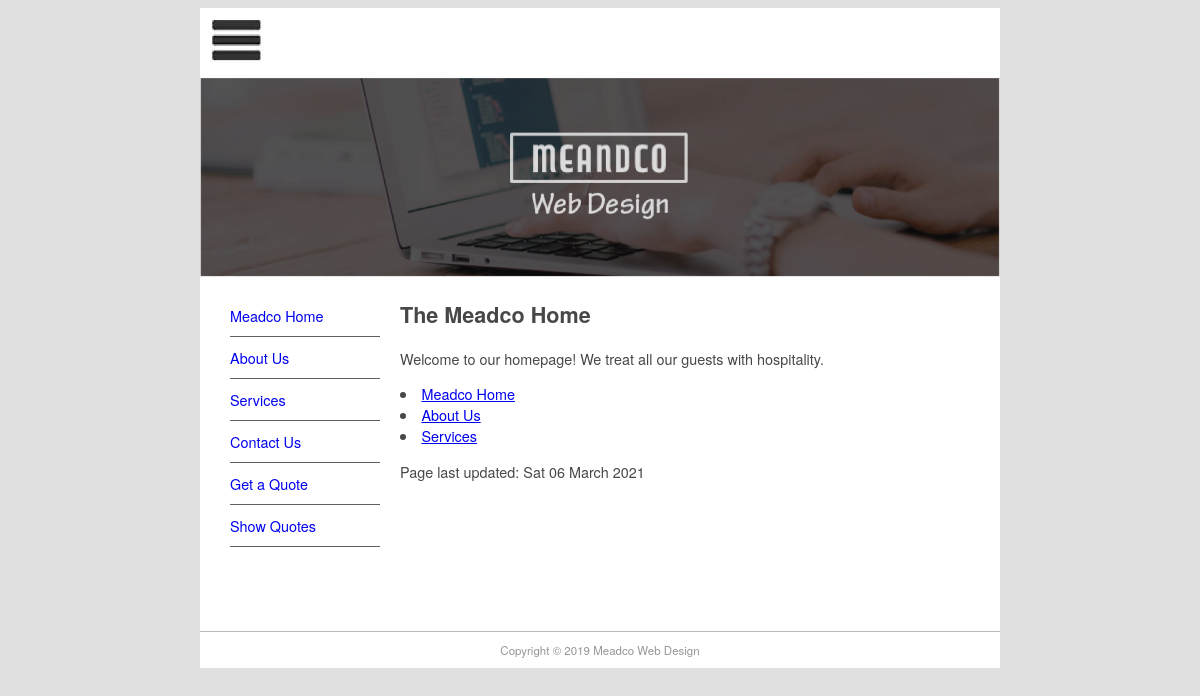
/, run on an earlier commit of the app's database.
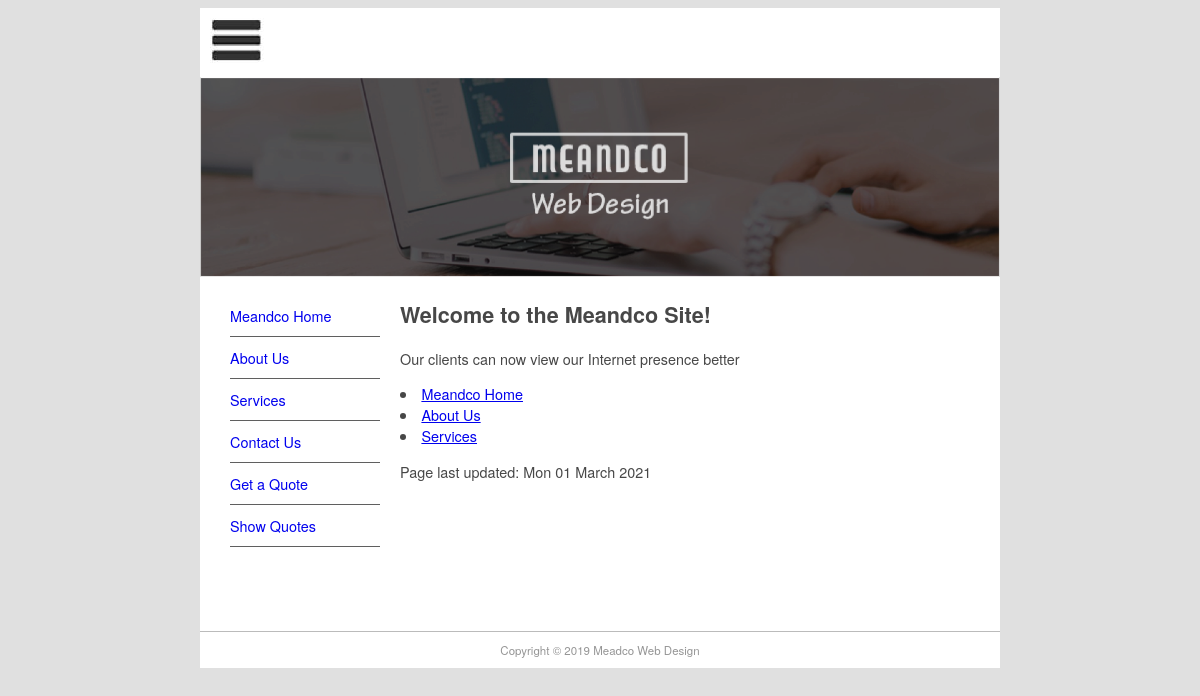
And on a later commit of the database.
### pages/models.py (models this page shows, shortened)
class Page(models.Model):
    title = models.CharField(max_length=60)
    permalink = models.CharField(max_length=12, unique=True)
    update_date = models.DateTimeField('Last Updated')
    bodytext = models.TextField('Page Content', blank=True)

### pages/views.py (the view)
# urls.py: path("", views.index, name="home"),
def index(request, pagename=''):
    pagename = '/' + pagename
    pg = get_object_or_404(Page, permalink=pagename)
    context = {
        'title': pg.title,
        'content': pg.bodytext,
        'last_updated': pg.update_date,
        'page_list': Page.objects.all(),
    }
    return render(request, 'pages/page.html', context)

### pages/templates/pages/page.html (shortened to what this page needs)
{% extends 'base.html' %}
{% block content %}
{% autoescape off %}
{{ content }}
{% endautoescape %}
{% block sidenav %}
{% for page in page_list %}
    <li>
        <a href="{{ page.permalink }}">{{ page.title }}</a>
    </li>
{% endfor %}
{% endblock sidenav %}
<p>
    Page last updated: {{ last_updated | date:"D d F Y"}}
</p>
{% endblock content %}

What changed in the data, as far as the page shows it:
changed Page: title "Meadco Home" → "Meandco Home"; bodytext "The Meadco Home Welcome to our homepage! We treat all our guests with hospitality." → "Welcome to the Meandco Site! Our clients can now view our Internet presence better"; update_date "Sat 06 March 2021" → "Mon 01 March 2021"
